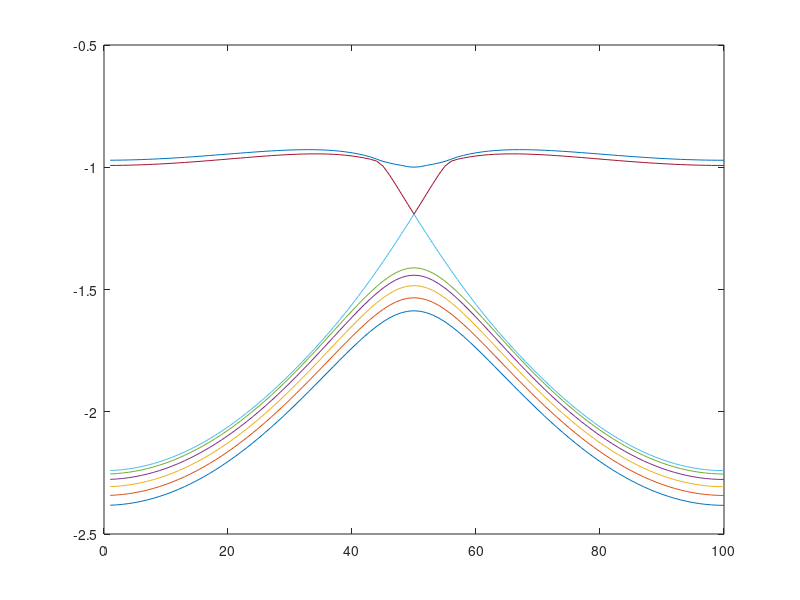

Write the MATLAB code that produced this figure.
%% Generate a N-dimensional matrix which is used for recursion formula of edge states
clc
clear all

% Define parameter
N = 25; %number of layers of the lattice
M = zeros(4*N); %create an all-zero N*N matrix
t1 = 1.0;
t2 = 1.0;
t3 = 0.1; %constants from the Hamiltonian
%t2=0
%t3=0

step=100;%total footsteps of kx value
delta_kx=2*pi/step;%intervals of kx value
%kx=-pi/2; %initial value of kx value

kx = -pi;

res=zeros(4*N,step);% the result recording matrix
% Generate the complete matrix
%The first layer, i.e. the boundary condition 



%% Calculate the eigenvalue of the matrix

% Display setting for the screen print
%name = 'Alice';
%age = 12;
%ponsn = ['Calculating the number ',num2str(l),' eigenvalue now.'];
%disp(ponsn)

% Loop for discretized kx value from -pi to +pi and record the data
%l=1;
for l=1:step
kx=-pi+delta_kx*l;
%M=newmat(kx);

%%%%%%%%%%%%%%%%%%%%%%%%%%%%Renewing the M matrix %%%%%%%%%%%%%%%%%%%%%%%%
M(1,2)=t1+1*1i*t3*exp(-1i*kx);
M(1,4)=t1-1*1i*t3*exp(-1i*kx);
M(1,3)=t2*exp(-1i*kx);
M(1,6)=1i*t3;

M(2,1)=t1-1*1i*t3*exp(1i*kx);
M(2,3)=t1+1*1i*t3*exp(-1i*kx);

M(3,2)=t1-1*1i*t3*exp(1i*kx);
M(3,1)=t2*exp(1i*kx);
M(3,4)=t1+1*1i*t3*exp(1i*kx);
M(3,6)=-1i*t3;

M(4,1)=t1+1*1i*t3*exp(1i*kx);
M(4,5)=1i*t3;
M(4,7)=-1i*t3;
M(4,3)=t1-1*1i*t3*exp(-1i*kx);
M(4,6)=t2;

%The last layer, i.e. the upward boundary
M(4*(N-1)+1,4*(N-1)+4)=t1-1*1i*t3*exp(-1i*kx);
M(4*(N-1)+1,4*(N-1)+3)=t2*exp(-1i*kx);
M(4*(N-1)+1,4*(N-1)+2)=t1+1*1i*t3*exp(-1i*kx);
M(4*(N-1)+1,4*(N-2)+4)=-1i*t3;

M(4*(N-1)+2,4*(N-1)+1)=t1-1*1i*t3*exp(1i*kx);
M(4*(N-1)+2,4*(N-1)+3)=t1+1*1i*t3*exp(-1i*kx);
M(4*(N-1)+2,4*(N-2)+4)=t2;
M(4*(N-1)+2,4*(N-2)+1)=-1i*t3;
M(4*(N-1)+2,4*(N-2)+3)=1i*t3;

M(4*(N-1)+3,4*(N-1)+4)=t1+1*1i*t3*exp(1i*kx);
M(4*(N-1)+3,4*(N-1)+1)=t2*exp(1i*kx);
M(4*(N-1)+3,4*(N-1)+2)=t1-1*1i*t3*exp(1i*kx);
M(4*(N-1)+3,4*(N-2)+4)=1i*t3;

M(4*(N-1)+4,4*(N-1)+1)=t1+1*1i*t3*exp(1i*kx);
M(4*(N-1)+4,4*(N-1)+3)=t1-1*1i*t3*exp(-1i*kx);

%The rest entries of the bulk

for n=2:N-1
M(4*(n-1)+1,4*(n-1)+4)=t1-1*1i*t3*exp(-1i*kx);
M(4*(n-1)+1,4*(n-1)+3)=t2*exp(-1i*kx);
M(4*(n-1)+1,4*(n-1)+2)=t1+1*1i*t3*exp(-1i*kx);
M(4*(n-1)+1,4*(n-2)+4)=-1i*t3;
M(4*(n-1)+1,4*n+2)=1i*t3;

M(4*(n-1)+2,4*(n-1)+1)=t1-1*1i*t3*exp(1i*kx);
M(4*(n-1)+2,4*(n-1)+3)=t1+1*1i*t3*exp(-1i*kx);
M(4*(n-1)+2,4*(n-2)+4)=t2;
M(4*(n-1)+2,4*(n-2)+1)=-1i*t3;
M(4*(n-1)+2,4*(n-2)+3)=1i*t3;

M(4*(n-1)+3,4*(n-1)+4)=t1+1*1i*t3*exp(1i*kx);
M(4*(n-1)+3,4*(n-1)+1)=t2*exp(1i*kx);
M(4*(n-1)+3,4*(n-1)+2)=t1-1*1i*t3*exp(1i*kx);
M(4*(n-1)+3,4*(n-2)+4)=1i*t3;
M(4*(n-1)+3,4*n+2)=-1i*t3;

M(4*(n-1)+4,4*(n-1)+1)=t1+1*1i*t3*exp(1i*kx);
M(4*(n-1)+4,4*(n-1)+3)=t1-1*1i*t3*exp(-1i*kx);
M(4*(n-1)+4,4*n+2)=t2;
M(4*(n-1)+4,4*n+1)=1i*t3;
M(4*(n-1)+4,4*n+3)=-1i*t3;
end
%%%%%%%%%%%%%%%%%%%%%%%%%%%%%%%%%%%%%%%%%%%%%%%%%%%%%%%%%%%%%%%%%%%%%%%%%%%
res(:,l)=eig(M);
% Display setting for the screen print
%name = 'Alice';
%ll = l;
ponsn = ['Calculating the number ',num2str(l),' eigenvalue now.'];
disp(ponsn)
end

disp('End of the eigenvalue calculation and recording.')
% Calculatee the absolute value of the eigenvalues
%Abs_res=abs(res);
disp('End of calculating eigenvalue data.')

%% Extract the desired data for edge states to be plotted in Mathematica
temp_res=res';
temp_data=temp_res(:,20:27);
x=-pi+2*pi/100:2*pi/100:pi;

data20=zeros(100,2);
data21=zeros(100,2);
data22=zeros(100,2);
data23=zeros(100,2);
data24=zeros(100,2);
data25=zeros(100,2);
data26=zeros(100,2);
data27=zeros(100,2);

data20(:,1)=x';
data21(:,1)=x';
data22(:,1)=x';
data23(:,1)=x';
data24(:,1)=x';
data25(:,1)=x';
data26(:,1)=x';
data27(:,1)=x';


data20(:,2)=temp_data(:,1);
data21(:,2)=temp_data(:,2);
data22(:,2)=temp_data(:,3);
data23(:,2)=temp_data(:,4);
data24(:,2)=temp_data(:,5);
data25(:,2)=temp_data(:,6);
data26(:,2)=temp_data(:,7);
data27(:,2)=temp_data(:,8);

%save('mdata.mat','temp_data'); % save the data as a mat file 
save('mdata20.mat','data20'); 
save('mdata21.mat','data21'); 
save('mdata22.mat','data22'); 
save('mdata23.mat','data23'); 
save('mdata24.mat','data24'); 
save('mdata25.mat','data25'); 
save('mdata26.mat','data26'); 
save('mdata27.mat','data27'); 
%% Plot the edge states

  figure, plot(res(20,:))
  hold on;
 plot(res(21,:))
 hold on;
 plot(res(22,:))
 hold on;
 plot(res(23,:))
 hold on;
 plot(res(24,:))
 hold on;
  plot(res(25,:))
  hold on;
  plot(res(26,:))
 hold on;
 plot (res(27,:))
%  figure, plot(res(25,:))